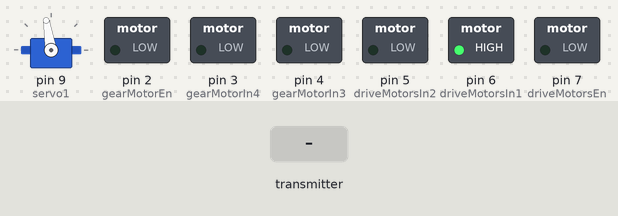
Simulated run of this sketch. Board: Arduino Uno, built with avr-gcc and run on an emulated ATmega328P. On the bench: servo, switched loads named in the sketch (green lamp = pin HIGH). The inputs (shaded band) are chosen by the test bench. No radio packets arrive unless stated; what the sketch prints to the serial monitor is not drawn.

Above: at 1.2 s.
1.3 s: the transmitter starts sending leftJoyX = 64
At 2.5 s:
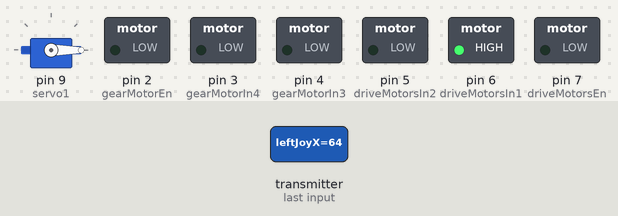
2.8 s: the transmitter starts sending leftJoyY = 64
At 3.4 s:
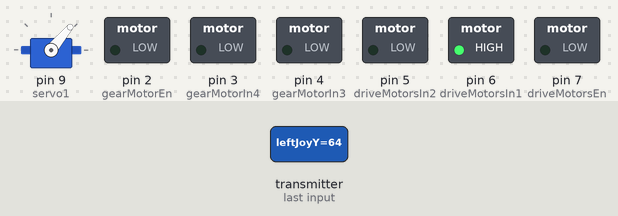
4.3 s: the transmitter starts sending buttonUp = 1
At 4.7 s:
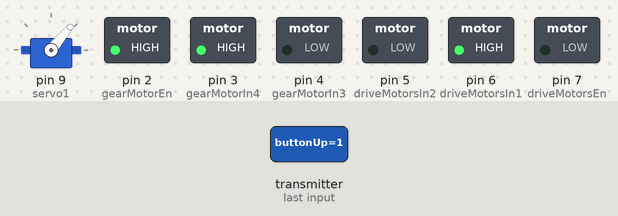
5.8 s: the transmitter starts sending buttonDown = 1
At 6.9 s:
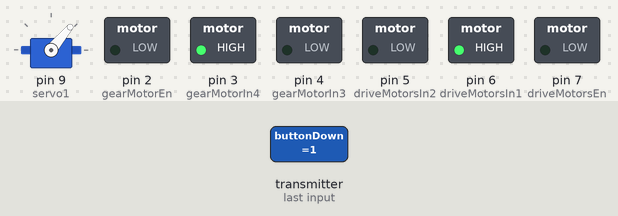
7.3 s: the transmitter starts sending leftJoyX = 0
At 8.2 s:
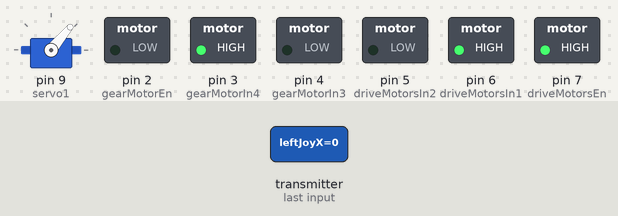
8.8 s: the transmitter starts sending leftJoyY = 0
At 9.3 s:
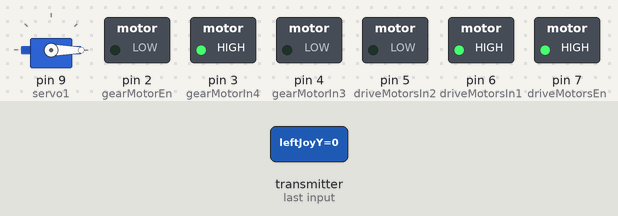
Timing chart, 0 to 11.3 s (numbered marks = the images above; inputs shaded):
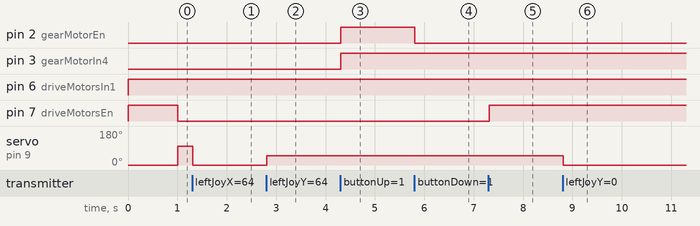

The sketch:

RC_Bait_Boat_-_Reciever_program.ino
```cpp
#include <SPI.h>
#include<nRF24L01.h>
#include <RF24.h>
#include <printf.h>
#include <Servo.h>

#define driveMotorsEn 7
#define driveMotorsIn1 6
#define driveMotorsIn2 5
#define gearMotorIn3 4
#define gearMotorIn4 3
#define gearMotorEn 2

RF24 radio(8,10);

const byte address[6] = "00001";
unsigned long lastReceiveTime = 0;
unsigned long currentTime =0;

Servo servo1;

struct Data_Package{
  byte leftJoyX;
  byte leftJoyY;
  byte buttonUp;
  byte buttonDown;
  };

Data_Package data;

int leftJoyXValue;
int leftJoyYValue;
int buttonUpValue;
int buttonDownValue;
int motorSpeedDriveMotors=0;
int motorSpeedGearMotor=0;
int servo1value;

void setup() {
  // put your setup code here, to run once:
Serial.begin(9600);
radio.begin();
printf_begin();
radio.openReadingPipe(0,address);
radio.setPALevel(RF24_PA_MIN);
radio.startListening();
radio.printDetails();
radio.enableDynamicPayloads();
radio.setDataRate(RF24_250KBPS);
radio.setAutoAck(false);

servo1.attach(9);
pinMode(driveMotorsEn, OUTPUT);
pinMode(driveMotorsIn1, OUTPUT);
pinMode(driveMotorsIn2, OUTPUT);
pinMode(gearMotorIn3, OUTPUT);
pinMode(gearMotorIn4, OUTPUT);
pinMode(gearMotorEn, OUTPUT);
}

void loop() {
  // put your main code here, to run repeatedly:
  /*if (radio.available()){
  char text[32] = "";
  radio.read(&text, sizeof(text));
  Serial.println(text);
  }*/

currentTime = millis();
if (currentTime - lastReceiveTime > 1000){
  resetData();
  }

if (radio.available()){
  radio.read(&data, sizeof(Data_Package));
  lastReceiveTime = millis();
  }

leftJoyXValue = data.leftJoyX;
leftJoyYValue = data.leftJoyY;
buttonUpValue = data.buttonUp;
buttonDownValue = data.buttonDown;

/*Serial.println(leftJoyXValue);*/
Serial.println(buttonUpValue);
Serial.println(buttonDownValue);

servo1value=map(data.leftJoyY, 0, 255, 0, 200);
servo1.write(servo1value);

if (leftJoyXValue < 110){
   digitalWrite(driveMotorsIn1, HIGH);
   digitalWrite(driveMotorsIn2, LOW);
   motorSpeedDriveMotors = map(leftJoyXValue, 110, 0, 0, 255);
  }

else if (leftJoyXValue>140){
   digitalWrite(driveMotorsIn1, LOW);
   digitalWrite(driveMotorsIn2, HIGH);
   motorSpeedDriveMotors = map(leftJoyXValue, 140, 255, 0, 255);
  }

else {
  motorSpeedDriveMotors=0;
  }

if (motorSpeedDriveMotors < 20) {
  motorSpeedDriveMotors = 0;
  }
analogWrite(driveMotorsEn, motorSpeedDriveMotors);

if (buttonUpValue == 0 && buttonDownValue == 1){
  digitalWrite(gearMotorIn3, HIGH);
  digitalWrite(gearMotorIn4, LOW);
  motorSpeedGearMotor=200;
  }
else if (buttonUpValue == 1 && buttonDownValue == 0){
  digitalWrite(gearMotorIn3, LOW);
  digitalWrite(gearMotorIn4, HIGH);
  motorSpeedGearMotor=200;
  }
 else{
    motorSpeedGearMotor=0;
  }

analogWrite(gearMotorEn, motorSpeedGearMotor);

}

void resetData(){
  data.leftJoyX=127;
  data.leftJoyY=127;
  data.buttonUp=1;
  data.buttonDown=1;
  }
```

Measured:
- after the input at 1.3 s, servo on pin 9 (servo1): 99° → 0° at once
- after the input at 2.8 s, servo on pin 9 (servo1): 0° → 50° at once
- after the input at 4.3 s, pin 2 (gearMotorEn), pin 3 (gearMotorIn4): LOW → HIGH at once
- after the input at 5.8 s, pin 2 (gearMotorEn): HIGH → LOW at once
- after the input at 7.3 s, pin 7 (driveMotorsEn): LOW → HIGH at once
- after the input at 8.8 s, servo on pin 9 (servo1): 50° → 0° at once
